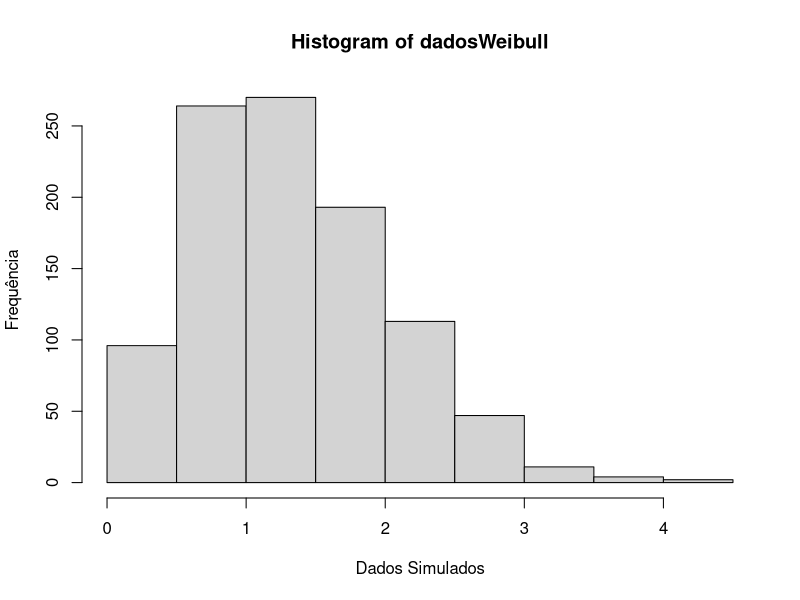

R code for this plot: (Note: this script raises an error after producing the figure.)
# ------------------------
# [2] Distribuição Weibull
# ------------------------

# Semente
set.seed(123)

# ---------------------------------------
# [2.1] Simulação e Visualização do Dados
# ---------------------------------------
# Tamanho da amostra
n <- 1000

# Parâmetros da distribuição
wShape <- 2
wScale <- 1.5

# Simulação
dadosWeibull <- rweibull(n, shape = wShape, scale = wScale)

# Histograma
hist(x = dadosWeibull, xlab = "Dados Simulados", ylab = "Frequência")

# -------------
# [2.2] Funções
# -------------
# --------------------
# [2.2.1] Vetor Escore
# --------------------
score <- function(theta, dados) {
  gamma <- theta[1] # Parâmetro de Forma
  alpha <- theta[2] # Parâmetro de Escala
  
  n <- length(dados) # Tamanho da amostra
  t <- dados         # Dados observados
  
  # Derivadas Parciais
  # Em relação ao parâmetro de FORMA
  dGamma <- (n / gamma) + (n * log(alpha)) + sum(log(dados)) - (alpha^gamma) * log(alpha) * sum((t^gamma) * log(dados))

  # Em relação ao parâmetro de ESCALA
  dAlpha <- (n / alpha) + (gamma * alpha^(gamma - 1)) * sum(t^gamma)
  
  # Retornar
  return(c(dGamma, dAlpha))
}

# -----------------------
# [2.2.2] Matriz Hessiana
# -----------------------
Hessian <- function(theta, dados) {
  gamma <- theta[1] # Parâmetro de Forma
  alpha <- theta[2] # Parâmetro de Escala
  
  n <- length(dados) # Tamanho da amostra
  t <- dados         # Dados observados
  
  dGamma2 <- -(n / gamma^2) - (alpha^gamma) * (log(alpha)^2) * sum((t^gamma) * (log(t)^2))
  dAlpha2 <- -(n / alpha^2) * gamma - (gamma*(gamma - 1)) * (alpha^(gamma - 2)) * sum((t^gamma) * (log(t)^2))
  
  derivada <- (n/alpha) - alpha^(gamma - 1) * (gamma*log(alpha) + 1) * sum((t^gamma) * log(t))
  
  return(matrix(c(dGamma2, derivada, derivada, dAlpha2), nrow = 2, ncol = 2))
}

# --------------------------------------
# [3] Método Iterativo de Newton-Raphson
# --------------------------------------
# Definindo algumas grnadezas
theta0 <- c(1.5, 1)     # Chute Inicial
differ <- 1             # Diferença entre o passo atual e passo anterior
error <- 10^(-6)        # Erro tolerável
id <- 1                 # Contador (índice da iteração)

while(differ > error) {
  ESC <- score(theta = theta0, dados = dadosWeibull)   # Vetor Escore
  HES <- Hessian(theta = theta0, dados = dadosWeibull) # Matriz Hessiana
  
  soluc <- solve(HES, ESC)
  theta1 <- theta0 - soluc # Atulização do Algoritmo
  
  differ <- max(abs(theta1 - theta0))
  
  theta0 <- theta1
  id <- id + 1
  
  cat("Iteração:", id, " ;  Estimativa = (Forma:", theta1[1], ", Escala:", theta1[2], ") \n")
}

